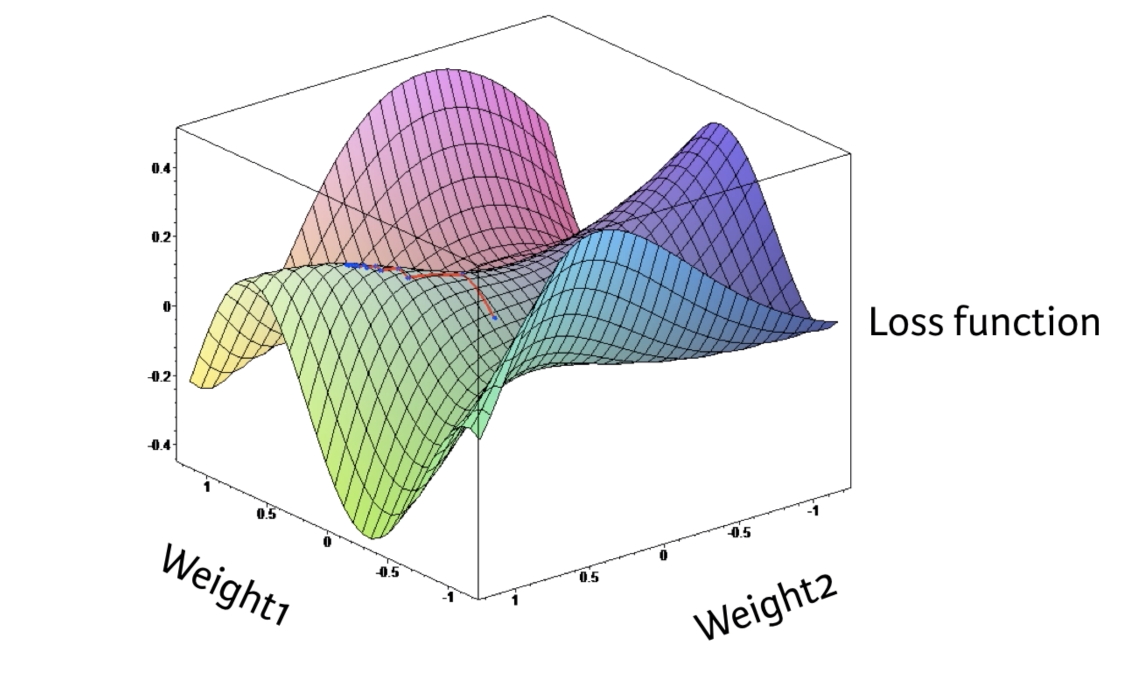
#> input picture Photos/loss_function.png, 2272 x 1350 px (shown at 1/2 size)
$ jupyter execute --allow-errors DL_Chapter02.ipynb
#> lines starting #> are read from the running program, lines starting #| are printed output that depends on the picture
**Deep Learning Chapter 02**
------------

Author: Shahrokh Abbasi-Rad
<br>
Date: 6th November
<br>
Source: Data Camp course:

https://www.datacamp.com/home

**Instrcutor:** Dan Becker

**Table of Contents**
<br> 1. Loss Function
<br> 2. Gradient Descent
<br> 3. Simple Example of Weight Updates
<br> 4. Back Propagation
<br> 5. HyperParameters: Batch and Epoch
<br>

<div align='right'>
    خب صرف داشتن شکل و قیافه ی یه شبکه ی عصبی که تضمین نمی کنه اون شبکه ی عصبی خوب کار میکنه. ما باید ببینیم که شبکه چه خطایی داره و بعد اون خطا رو بررسی کنیم
    <br>
    برای این کار بذار شما رو با مفهومی آشنا کنم به نام لاس فانکشن
    <br>
    </div>

<br>
<br>

<div align = 'center'>
    <font size=5, color= '#003366'>
        <b>Loss Function </b>
    </font>
    </div>

<br>
<br>
<div align='right'>
    <font size=3>
        به ازای هر دسته وزنی که ما داریم به تعداد ورودی ها ما خروجی داریم پس به همون تعداد هم خطا داریم. پس مثلا اگه ما ده تا ورودی داریم به ازای هر دسته از وزن ها ده تا خطا داریم ولی خب اینجوری که نمی تونیم با شبکه کار کنیم که. باید همه ی خطا ها رو با رو هم بذاریم و یه عدد ارائه بدیم به عنوان معیاری از عملکرد اون مدل (منظور اون شبکه با اون وزن های مورد نظر) که خب به اون تابعی که همه ی اون خطا ها رو با هم جمع می کنه می گویند لاس فانکشن
        <br>
        یکی از لاس فانکشن های خیلی معروف که البته برای رگرسیون بیشتر انجام می دهند، تابع مین اسکوئر ارور هست
        <br>
        <br>
        خب داستان تا یه حدی الآن باید برات مشخص شده باشه دیگه. نه؟ الآن ما دنبال وزن هایی هستیم که کمترین لاس فانکشن رو بهمون بده
        <br>
        <br>
        اینجا یه مثال میزنم از یه حالتی که ما فقط دو تا وزن داریم. در این حالت به راحتی می تونیم عملکرد مدل رو برای تمام مقادیر وزن ها پلات کنیم که در زیر این کار رو کردیم
    </font>
    </div>

[cell 1]
from PIL import Image
image_name1 = 'Photos/loss_function.png'
im1 = Image.open(image_name1)
#> im1 is the input picture: PIL image 2272x1350 RGBA; mean R, G, B, A 233.6, 233.5, 234.6, 255
im1_resized = im1.resize((700, 400), Image.NEAREST)
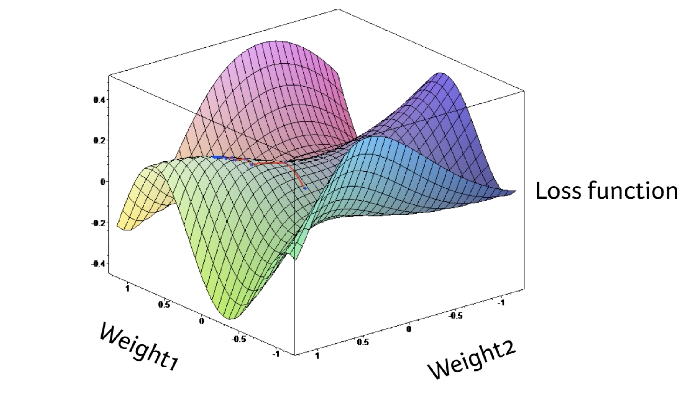
#> im1_resized: PIL image 700x400 RGBA; mean R, G, B, A 233.6, 233.5, 234.6, 255
im1_resized.save('Photos/resized_loss_function.png')
from IPython.display import Image
Image(filename = "Photos/resized_loss_function.png")

<div align='right'>
    <font size=2>
    حالا که من اومدم و این نوت بوک ذو دارم دوره می کنم متوجه یه سوال میشم. سوالم اینه که الآن این نمداری که کشیدی به ازای کدام ورودیه. خب به ازای
    هر ورودی که باید این عوض بشه.
    <br>خب اول احساس کردم که چه سوال خوبی داری می پرسی. ولی خب صادقانه بگم اندکی بعد متوجه شدم که سوال احمقانه است. اولا که ما به ازای هر دسته وزنی که میدیم همه ی ورودی ها رو به شبکه میدیم و به ازای همه شون خروجی محاسبه می کنیم و بعد به ازای هر ورودی یک خطا خواهیم داشت. که بر اساس اینکه لاس فانکشنمون چیه اون خطاها رو با هم ترکیب می کنیم و خطای شبکه رو به ازای اون وزن ها اعلام میکنیم.
        <br> حالا اگه ورودی عوض شد چی؟ خب همین سوالت رو میگم غلطه دیگه
        <br> شما همیشه ورودی کم هم داری. هر چی هر چی ورودی بیشتر داشته باشی بهتره. همه ی ورودی هایی که داری رو میاری و هر بار همه ی ورودی ها رو به شبکه میدی

<br>
<div align = 'center'>
    <font size=5, color= '#003366'>
        <b>Gradient Descent </b>
    </font>
    </div>

<br>
<br>
<div align='right'>
    <font size=2>
        در واقع رسیدن به بهترین مدل یعنی رسیدن به وزن هایی که کمترین لاس فانکشن رو دارن یعنی پیدا کردن گلوبال مینیموم در این فضای جستجو که خودت حساب کن چقدر پیچیده ست. برای شبکه ی عصبی ای که هزارتا وزن داره فضای جستجو یه فضای هزار بعدی ست
        <br>
        الگوریتمی که باهاش این گلوبال مینیموم رو پیدا میکنیم رو میگن
        <b>گرادیان دیسنت</b>
        به طور خلاصه می شه گفت که گرادیان دیسنت اینطوری کار میکنه
    </font>
    </div>

<font size=2>
    Imagine you are in a pitch dark field
    <br>
    Want to find the owest point
    <br>
    Feel the ground to see how it slopes
    <br>
    Take a small step downhill
    <br>
    Repeat until it is uphill in every direction
    </font>


<br>

<div align = 'right'>
    <font size=2.5>
        بذار برای حالت بسیار ساده ای که فقط یه وزن داریم بررسی کنیم ببینیم گرادیان دیسنت چطوری کار میکنه
        <br>
         از یه نقطه ی رندم شروع میکنیم که در شکل هم نشون دادیم. در همین نقطه ای که هستیم یه خط مماس به منحنی رسم می کنیم که در واقع خارجی ها بهش میگن تانژانت لاین. شیب این خط مماس شیب لاس فانکشن رو برای وزن موجود به دست میدهد.حالا ما از این شیب چه استفاده ای میکنیم؟ از این شیب استفاده می کنیم تا جهت حرکت رو در فضای جستجو مشخص کنیم. الآن در مثال زیر شیب مثبت است پس ما در جهت برعکس اون حرکت می کنیم. با همین فرمون اگه بری جلو مطمئن باش که مینیموم رو پیدا خواهی کرد.
        <br>
        <br>
        به ویدئوی زیر دقت کن
        <br>
        <br>

[cell 2]
import time
from PIL import Image
import IPython as IP

image_names = ['GD_Frame01.png','GD_Frame02.png', 'GD_Frame03.png',\
               'GD_Frame04.png', 'GD_Frame05.png', 'GD_Frame06.png',\
              'GD_Frame07.png']

#for i in range(0,5):
i = 1
im = Image.open('Photos/' + image_names[i])
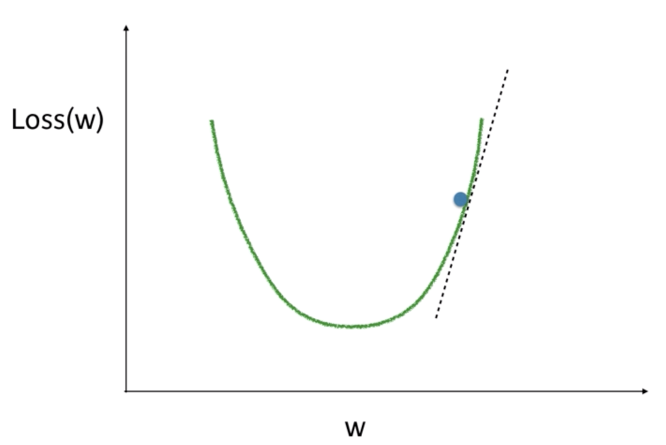
#> input picture Photos/GD_Frame02.png, 1332 x 890 px (shown at 1/2 size)
#> im is the input picture: PIL image 1332x890 RGBA; mean R, G, B, A 252.1, 252.5, 252.1, 255
im_resized = im.resize((400, 200), Image.NEAREST)
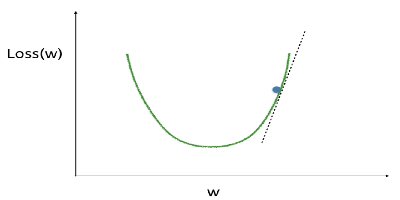
#> im_resized: PIL image 400x200 RGBA; mean R, G, B, A 252.3, 252.8, 252.3, 255
im_resized.save('Photos/' + 'resized_' + image_names[i])
IP.display.Image(filename ='Photos/'+'resized_' + image_names[i])
#time.sleep(1)

i = 6
#> (the rest of this cell did not finish here and is left out)

<div align='right'>
    <font size=2>
        یه مثال الآن ارائه میدیم از یه شبکه و میشینیم براش خروجی تعیین میکنیم و برای خروجی اش خطا رو محاسبه میکنیم و بعد به صورت دستی وزن ها رو براش جوری عوض میکنیم که بتونیم خطا رو براش صفر کنیم
        <br>
    </font>
    </div>

**Example 01:**

[cell 3]
from PIL import Image
import IPython as IP
image_name2 = 'Photos/chapter02_ex01.png'
#> image_name2 = 'Photos/chapter02_ex01.png'
#> (the rest of this cell did not finish here and is left out)

[cell 4]
import numpy as np
def predict_with_network(input_arg, weights):

    node_0_input = (input_arg * weights['node_0']).sum()
    node_0_output = relu(node_0_input)

    # Calculate node 1 value: node_1_output
    node_1_input = (input_arg * weights['node_1']).sum()
    node_1_output = relu(node_1_input)

    # Put node values into array: hidden_layer_outputs
    hidden_layer_outputs = np.array([node_0_output, node_1_output])

    # Calculate model output (do not apply relu)
    last_layer_input = (hidden_layer_outputs * weights['output']).sum()
    model_output = relu(last_layer_input)

    return(model_output)

def relu(input):
    '''Define your relu activation function here'''
    # Calculate the value for the output of the relu function: output
    output = max(0, input)

    # Return the value just calculated
    return(output)

# The data point you will make a prediction for
input_data = np.array([0, 3])
#> input_data = [0, 3]

# Sample weights
weights_0 = {'node_0': [2, 1],
             'node_1': [1, 2],
             'output': [1, 1]
            }

# The actual target value, used to calculate the error
target_actual = 3

# Make prediction using original weights
model_output_0 = predict_with_network(input_data, weights_0)
#> in predict_with_network, `node_0_input = (input_arg * weights['node_0']).sum()`: node_0_input = 3
#> in predict_with_network, `node_1_input = (input_arg * weights['node_1']).sum()`: node_1_input = 6
#> in predict_with_network, `hidden_layer_outputs = np.array([node_0_output, node_1_output])`: hidden_layer_outputs = [3, 6]
#> in predict_with_network, `last_layer_input = (hidden_layer_outputs * weights['output']).sum()`: last_layer_input = 9
#> model_output_0 = 9

# Calculate error: error_0
error_0 = model_output_0 - target_actual
#> error_0 = 6

# Create weights that cause the network to make perfect prediction (3): weights_1
weights_1 = {'node_0': [2, 1],
             'node_1': [3, -3],
             'output': [1, 1]
            }

# Make prediction using new weights: model_output_1
model_output_1 = predict_with_network(input_data, weights_1)
#> model_output_1 = 3

# Calculate error: error_1
error_1 = model_output_1 - target_actual
#> error_1 = 0

# Print error_0 and error_1
print(error_0)
#| 6
print(error_1)
#| 0

<div align='right'>
    <font size = 2>
        اینجا می خوام یه مثال بزنم که بشینیم و لاس فانکشن هم حساب کنیم
        <br>
        یه شبکه رو با دو تا وزن مختلف امتحان میکنیم و برای هر دسته از وزن ها لاس فانکشن رو که همون مین اسکوئر ارور هست رو حساب می کنیم
    </font>
    </div>

**Example 02:**

[cell 5]
from sklearn.metrics import mean_squared_error


weights_0 = {'node_0': np.array([2, 1]), 'node_1': np.array([1, 2]), 'output': np.array([1, 1])}
weights_1 = {'node_0': np.array([2, 1]),'node_1': np.array([1. , 1.5]),'output': np.array([1. , 1.5])}
target_actuals = [1, 3, 5, 7]
input_data = [np.array([0, 3]), np.array([1, 2]), np.array([-1, -2]), np.array([4, 0])]

# Create model_output_0
model_output_0 = []
# Create model_output_1
model_output_1 = []

# Loop over input_data
for row in input_data:
    # Append prediction to model_output_0
    model_output_0.append(predict_with_network(row, weights_0))

    # Append prediction to model_output_1
    model_output_1.append(predict_with_network(row,weights_1))

# Calculate the mean squared error for model_output_0: mse_0
mse_0 = mean_squared_error(target_actuals, model_output_0)

# Calculate the mean squared error for model_output_1: mse_1
mse_1 = mean_squared_error(target_actuals ,model_output_1)

# Print mse_0 and mse_1
print("Mean squared error with weights_0: %f" %mse_0)
print("Mean squared error with weights_1: %f" %mse_1)

<br>
<div align = 'center'>
    <font size=5, color= '#003366'>
        <b>Gradient Descen: How to update Weights </b>
    </font>
    </div>

<br>

<div align='right'>
    <font size=2>
        فرض کن می خوایم یه وزنی رو آپدیت کنیم.
        <br>
        اول شیب رو یعنی در واقع شیب تابع لاس فانکشن برای اون وزن رو محاسبه می کنیم
        <br>
        فرض کن که شیب مثبته. در این حالت باید بر خلاف شیب حرکت کنیم یعنی از اون لاس فانکشن بریم پایین.
        <br>
        چیزی که الآن مهمه اینه که قدممون رو چقدری برداریم. برای این کار میایم مقدار فعلی وزن رو از شیب کم می کنیم. این در واقع می شه قدمی که بر میداریم.
    </font>
    </div>


<br>
<br>
<div align = 'center'>
    <font size=5, color= '#003366'>
        <b>Learning Rate</b>
    </font>
    </div>

<br>

<div align='right'>
    <font size=2>
        در واقع مساله اینجاست که ما دنبال مینیموم هستیم و وقتی که داریم توی فضای سرچ قدم میزیم باید حواسمون باشه که قدممون رو خیلی بلند برنداریم. اگه بلند برداریم یهو یه چاله چوله ای رو رد می کنیم و اون چاله ممکنه که گلوبال مینیموم باشه. بنابراین یک پارامتری رو تعیین میکنیم به نام لرنینگ ریت و اون در واقع استپ سایز رو برامون تنظیم میکنه
        <br>
        یعنی اول شیب رو در لرنینگ ریت ضرب می کنیم و بعد وزن ها رو آپدیت می کنیم
        <br>
        <br>
        سوال: چطوری اون شیب رو در اون نقطه پیدا کنیم. این چیزیه که من نسبت بهش گنگ هستم. در واقع اینجا باید از محاسبات عددی استفاده کنیم. بر طبق گفته ی آقای دن بکر این کار از طریق مشتق گیری و با استفاده از قانون زنجیر یا همون چین رول انجام می شه که ما لازم نیست خیلی نگرانش باشیم و کراس و تنسورفلو اینکار رو برامون انجام میدهند. ولی این داره اینارو برای فتولوها میگه نه برای تویی که ریاضیت خوبه. قانون چین رول که ترس نداره. توی دبیرستان تو کلی از این قانون استفاده میکردی. به ویدئوی زیر نگاه کن می فهمی که این قانون رو میدونی(بعد وقت بذار ببین چطوری می تونی توی نوت بوک از یوتیوب فیلم بیاری)
    </font>
    </div>

**Example 03:**

[cell 6]
from PIL import Image
import IPython as IP
image_name3 = 'Photos/weightUpdate.png'
#> (the rest of this cell did not finish here and is left out)

<div align='right'>
    <font size=۲>
        سوال این بود که چطوری شیب رو محاسبه میکنیم دیگه. الآن ما یه حالت خیلی ساده رو در نظر می گیریم که فقط یه ورودی داریم و یه وزن تنها. حالا می خوایم حساب کنیم که شیب چطوری به دست میاد. یعنی توی فضای سرچ یه بعدی (چون فقط یه وزن داریم) شیب این تابع لاس فانکشن در جایی که الآن هستیم یعنی نقطه ای که با وزن الآن شبکه مشخض میش، چنده؟
        <br>
        برای محاسبه ی وزن سه تا چیز رو باید در هم ضرب کنیم
        که من اینجا به همون انگلیسی می نویسم
    </font>
    </div>

<font size=2>
    <b>
    1. The slope of the loss function with respect to the value at the node we feed into
    <br>
    2. The value of the node that feeds into our weight
    <br>
    3. Slope of the activation function with respect to value we feed into
    </b>
    </font>

<div align='right'>
    <font size=۲>
        حالا بذار برای این حالت من مرحله مرحله برات برم جلو
        <br>
        <b>مرحله ی اول</b>
        <br>
        میگه شیب لاس فانکشن نسبت به مقدار نودی که می خوام بهش فید کنیم که اون نود الآن در این حالت پردیکشن مدل هست
        <br>
        بنابراین شیب تابع مین اسکوئر به این صورت به دست میاد
        <div align='center'>
            2 * (Prtedicted Value - Actual Value) = 2 * Error
        </div>
        که میشه برابر با
        <br>-8
        <br>
        <b>مرحله ی دوم</b>
        <br>
        مقدار نورونی که با اون وزنه به نورون دیگه فید می کنیم
        <br>
        3
        <br>
        <b>مرحله ی سوم</b>
        <br>
        شیب تابع اکتیویشن فانکشن که اینجا برابر با یکه چون تابع ما تابع واحده
        <br>
        <br>
        <br>
        بنابراین شیب تابع لاس فانکشن مورد نظر برای این وزن برابر خواهد بود با
        <br>
        2 * -4 * 3 = -24
        <br>
        و حالا اگه لرنینگ ریت رو برابر با یک صدم بگیریم مقدار لازم برای آپدیت کردن وزن برابر خواهد بود با
        <br>
        -24 * 0.01 = -0.24
        <br>
        و بنابراین مقدار جدید وزن برابر با خواهد بود با
        <br>
        2 - (-0.24) = 2.24
        <br>
        این کار رو باید برای همه ی وزن ها انجام بدی
        </font>
    </div>


**By and Large:**
<br>  When plotting the <font color='red'>*mean-squared error loss function* </font> against predictions,
<br> the slope is 2 * x * (xb-y),
<br> or 2 * input_data * error
<br>
<br>**Example 04: Let's Code to calculte slope**


[cell 7]
weights = np.array([0,2,1])
#> weights = [0, 2, 1]
input_data = np.array([1,2,3])
target = 0

# Calculate the predictions: preds
preds = (weights*input_data).sum()
#> preds = 7

# Calculate the error: error
error = preds - target
#> error = 7

# Calculate the slope: slope
slope = 2 * input_data * error
#> slope = [14, 28, 42]

# Print the slope
print(slope)
#| [14 28 42]

<div align='right'>
    <font size=۲>
        در این مثال مدل ما هیچ لایه ی پنهانی ندارد و سه ورودی دارد که صاف می رود به خروجی. بنابراین ما سه تا وزن داریم که در مرحله ی اول شیب رو برای هر سه تا وزن محاسبه کردیم
        <br> البته فراموش نشه لاس فانکشن مین اسکوئر ارور هست و اکتیویشن فانکشن نداریم
    </font>

**Example 05: Let's code to update weights**

[cell 8]
# Set the learning rate: learning_rate
learning_rate = 0.01

# Calculate the predictions: preds
preds = (weights * input_data).sum()

# Calculate the error: error
error = preds - target

# Calculate the slope: slope
slope = 2 * input_data * error

# Update the weights: weights_updated
weights_updated = weights - (learning_rate * slope)
#> weights_updated = [-0.14, 1.72, 0.58]

# Get updated predictions: preds_updated
preds_updated = (input_data*weights_updated).sum()
#> preds_updated = 5.04

# Calculate updated error: error_updated
error_updated = preds_updated - target
#> error_updated = 5.04

# Print the original error
print(error)
#| 7

# Print the updated error
print(error_updated)
#| 5.04

<div align='right'>
    <font size=۲>
        در واقع با یک مرحله آپدیت کردن به روش گرادیان دیسنت و با لرنینگ ریت یک صدم باعث شد که خطای پیش بینی مدل از ۷ به تقریبا ۵ کاهش پیدا کند
        حالا در مثال بعدی می خوایم بندازیم توی حلقه و ۲۰ بار وزن ها مون رو آپدیت کنیم
    </font>
    </div>

**Example 06:**

[cell 9]
import matplotlib.pyplot as plt
input_data = np.array([1,2,3])
weights = np.array([0,2,1])
target = 0

n_updates = 20
mse_hist = []

def get_slope(input_data, target, weights):
    prediction = (input_data * weights).sum()
    error = prediction - target
    slope = 2 * input_data * error
    return(slope)

def get_mse(input_data, target, weights):
    model_output = (input_data*weights).sum()
    mse = model_output*model_output
    return(mse)


for i in range(n_updates):
    # Calculate the slope: slope
    slope = get_slope(input_data, target, weights)

    # Update the weights: weights
    weights = weights - learning_rate * slope

    # Calculate mse with new weights: mse
    mse = get_mse(input_data, target, weights)

    # Append the mse to mse_hist
    mse_hist.append(mse)

# Plot the mse history
plt.plot(mse_hist)
#> (this line was passed over: IPython is not available in this run)
plt.xlabel('Iterations')
#> (this line was passed over: IPython is not available in this run)
plt.ylabel('Mean Squared Error')
#> (this line was passed over: IPython is not available in this run)
plt.show()

<br>
<div align = 'center'>
    <font size=5, color= '#003366'>
        <b>BackPropagation</b>
    </font>
    </div>

<br>

<div align='right'>
    <font size=2>
        همونطور که فوروارد پروپگیشن داده ی ورودی رو میگیره و از طریق نرورن های لایه های مختلف اون رو میرسونه به داده ی خروجی و خروجی رو پیش بینی می کنه، بک پروپگیشن میاد *خطای* محاسبه شده رو برمیگردونه به عقب تا برسه به ورودی و توی راه طبق گرادیان دیسنت وزن ها رو اصلاح میکنه

[cell 10]
from PIL import Image
import IPython as IP
image_name4 = 'Photos/backpropagation.png'
#> (the rest of this cell did not finish here and is left out)

<div align='right'>
    <font size=2>
        سعی نکن صاف بپری توی جزئیات بک پروپگیشن. یه دید هلی کوپتری اول ازش بگیر
        <br>در واقع بک پروپگیشن یعنی اینکه ما بیایم در همون نقطه ای از فضای جستجو که هستیم (که این نقطه توسط وزن های همین الآن مدل تعیین میشود) شیب تابع لاس فانکشن نسبت به تک تک وزن ها رو تخمین بزنیم
        <br>
        حالا یه نکته اینجا مطرح میشه و اونم اینه که ما برای اینکه لاس فانکشن در اون نقطه رو بدونیم باید خطا رو بدونیم پس یعنی برای هر بار که می خوایم بک پروپگیشن کنیم باید یه بار فوروارد پروپگیشن کنیم (پیش بینی کنیم) و خطا رو محاسبه کنیم و در واقع اون خطا رو پروپگیت می کنیم. یعنی از طریق اون خطا شیب ها رو محاسبه کنیم
        <br>
        <br>
        یه مثال با جزئیات از بک پروپگیشن می زنیم
        <br>
        مدل زیر رو در نظر بگیر که یک لایه ی پنهان داره و از اکتیویشن فانکشن رلیو استفاده میکنه


[cell 11]
from PIL import Image
import IPython as IP
image_name5 = 'Photos/bp_frame01.png'
#> image_name5 = 'Photos/bp_frame01.png'
#> (the rest of this cell did not finish here and is left out)

<div align='right'>
    <font size=2>
    <br>همونطور که قبلا هم گفتیم اول باید فوروارد پروپگیشن انجام بدیم و خروجی و مهمتر از اون خطا رو محاسبه کنیم
        <br>
        که دراین حالت خروحی برابر با ۷ خواهد بود و از آنجا که مقدار واقعی برابر با چهار است مقدار خطا ۳ خواهد بود
        </font>
        </div>

[cell 12]
from PIL import Image
import IPython as IP
image_name6 = 'Photos/bp_frame02.png'
#> image_name6 = 'Photos/bp_frame02.png'
#> (the rest of this cell did not finish here and is left out)

<div align='right'>
    <font size=2>
        الآن باید چیکار کنیم باید شیب تابع لاس فانکشن که تابع مین اسکوئر ارور هست رو برای دو تا وزن اول حساب کنیم. برای اینکار به مقدار خطا احتیاج داریم و همونطور که گفتیم این مقدار از حاصلضرب سه چیز به دست می آید
        <br> الآن من می خوام شیب تابع لاس فانکشن رو در نقطه ی الآن مدل نسبت به وزن
        <br>w13
        <br>حساب کنم. سه چیز رو همونطور که گفتیم باید در هم ضرب کنیم
        <br>
        <b> <font size=3> اول </font></b>
        مقداری نورونی (خروجی آن نورون) که اون وزن داره ازش خارج میشود
        <br> <b><font size=3> 1 </font></b>
        <br>
        <b> <font size=3> دوم </font></b>
        شیب تابع لاس فانکشن در نورونی که وزن بهش وارد می شود که در این حالت این نورون همان نورون خروجی است بنابراین شیب، همانطور که گفتیم برابر می شود با دو برابر مقدار خطا یعنی
        <br> <b><font size=3> 6 </font></b>
        <br>
        <b> <font size=3> سوم </font></b>
        شیب اکتیویشن فانکشن که چون تابع رلیو هست برابر است با
        <br> <b><font size=3> 1 </font></b>
        <br>
        بنابراین به همین ترتیب  می توانیم مقادیر شیب یا همان گرادیان را برای وزن های بین لایهی خروجی و لایه ی پنهان را به صورت زیر محاسبه کنیم که برابر با مقادیر ۶ و ۱۸ می باشند که در شکل زیر به رنگ سبز نشان داده شده اند
    </font>
    </div>


[cell 13]
from PIL import Image
import IPython as IP
image_name7 = 'Photos/bp_frame03.png'
#> image_name7 = 'Photos/bp_frame03.png'
#> (the rest of this cell did not finish here and is left out)

<div align='right'>
    <font size = 2>
        حالا همین کار رو ادامه می دهیم برای لایه های عقب تر با این تفاوت که الآن دیگه مقدار شیب تابع لاس فانکش در نورونی که وزن بهش وارد میشه رو داریم و لازم نیست به صورت دو برابر خطا اون رو محاسبه کنیم
        <br>
        در شکل زیر این کار رو برای بقیه ی وزن ها انجام داده ایم

[cell 14]
from PIL import Image
import IPython as IP
image_name8 = 'Photos/bp_frame04.png'
#> image_name8 = 'Photos/bp_frame04.png'
#> (the rest of this cell did not finish here and is left out)
